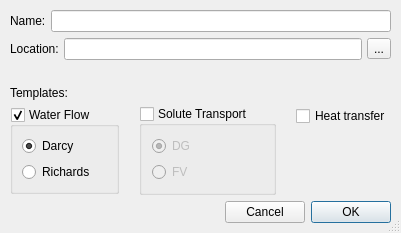
<?xml version="1.0" encoding="UTF-8"?>
<ui version="4.0">
 <class>NewFileDialog</class>
 <widget class="QDialog" name="NewFileDialog">
  <property name="windowModality">
   <enum>Qt::WindowModal</enum>
  </property>
  <property name="geometry">
   <rect>
    <x>0</x>
    <y>0</y>
    <width>472</width>
    <height>262</height>
   </rect>
  </property>
  <property name="sizePolicy">
   <sizepolicy hsizetype="Minimum" vsizetype="Fixed">
    <horstretch>0</horstretch>
    <verstretch>0</verstretch>
   </sizepolicy>
  </property>
  <property name="minimumSize">
   <size>
    <width>0</width>
    <height>0</height>
   </size>
  </property>
  <property name="maximumSize">
   <size>
    <width>16777215</width>
    <height>16777215</height>
   </size>
  </property>
  <property name="windowTitle">
   <string>New File</string>
  </property>
  <property name="layoutDirection">
   <enum>Qt::LeftToRight</enum>
  </property>
  <property name="sizeGripEnabled">
   <bool>true</bool>
  </property>
  <property name="modal">
   <bool>true</bool>
  </property>
  <layout class="QVBoxLayout" name="verticalLayout_3">
   <property name="spacing">
    <number>6</number>
   </property>
   <property name="sizeConstraint">
    <enum>QLayout::SetFixedSize</enum>
   </property>
   <property name="leftMargin">
    <number>10</number>
   </property>
   <property name="topMargin">
    <number>10</number>
   </property>
   <property name="rightMargin">
    <number>10</number>
   </property>
   <property name="bottomMargin">
    <number>10</number>
   </property>
   <item>
    <layout class="QHBoxLayout" name="horizontalLayout">
     <property name="spacing">
      <number>5</number>
     </property>
     <item>
      <widget class="QLabel" name="label_2">
       <property name="sizePolicy">
        <sizepolicy hsizetype="Fixed" vsizetype="Fixed">
         <horstretch>0</horstretch>
         <verstretch>0</verstretch>
        </sizepolicy>
       </property>
       <property name="minimumSize">
        <size>
         <width>0</width>
         <height>0</height>
        </size>
       </property>
       <property name="maximumSize">
        <size>
         <width>16777215</width>
         <height>16777215</height>
        </size>
       </property>
       <property name="text">
        <string>Name:</string>
       </property>
      </widget>
     </item>
     <item>
      <widget class="QLineEdit" name="name"/>
     </item>
    </layout>
   </item>
   <item>
    <layout class="QHBoxLayout" name="horizontalLayout_2">
     <property name="spacing">
      <number>5</number>
     </property>
     <item alignment="Qt::AlignVCenter">
      <widget class="QLabel" name="label_6">
       <property name="sizePolicy">
        <sizepolicy hsizetype="Fixed" vsizetype="Fixed">
         <horstretch>0</horstretch>
         <verstretch>0</verstretch>
        </sizepolicy>
       </property>
       <property name="minimumSize">
        <size>
         <width>0</width>
         <height>0</height>
        </size>
       </property>
       <property name="maximumSize">
        <size>
         <width>16777215</width>
         <height>16777215</height>
        </size>
       </property>
       <property name="text">
        <string>Location:</string>
       </property>
      </widget>
     </item>
     <item>
      <widget class="QLineEdit" name="location"/>
     </item>
     <item>
      <widget class="QToolButton" name="browse_button">
       <property name="sizePolicy">
        <sizepolicy hsizetype="Fixed" vsizetype="Fixed">
         <horstretch>100</horstretch>
         <verstretch>100</verstretch>
        </sizepolicy>
       </property>
       <property name="minimumSize">
        <size>
         <width>0</width>
         <height>0</height>
        </size>
       </property>
       <property name="maximumSize">
        <size>
         <width>16777215</width>
         <height>16777215</height>
        </size>
       </property>
       <property name="text">
        <string>...</string>
       </property>
       <property name="iconSize">
        <size>
         <width>20</width>
         <height>20</height>
        </size>
       </property>
      </widget>
     </item>
    </layout>
   </item>
   <item>
    <spacer name="verticalSpacer">
     <property name="orientation">
      <enum>Qt::Vertical</enum>
     </property>
     <property name="sizeType">
      <enum>QSizePolicy::MinimumExpanding</enum>
     </property>
     <property name="sizeHint" stdset="0">
      <size>
       <width>20</width>
       <height>20</height>
      </size>
     </property>
    </spacer>
   </item>
   <item>
    <widget class="QLabel" name="label_3">
     <property name="sizePolicy">
      <sizepolicy hsizetype="Fixed" vsizetype="Fixed">
       <horstretch>0</horstretch>
       <verstretch>0</verstretch>
      </sizepolicy>
     </property>
     <property name="text">
      <string>Templates:</string>
     </property>
    </widget>
   </item>
   <item>
    <layout class="QHBoxLayout" name="horizontalLayout_3">
     <property name="spacing">
      <number>0</number>
     </property>
     <property name="sizeConstraint">
      <enum>QLayout::SetDefaultConstraint</enum>
     </property>
     <item>
      <widget class="QGroupBox" name="water_flow">
       <property name="sizePolicy">
        <sizepolicy hsizetype="Fixed" vsizetype="Fixed">
         <horstretch>0</horstretch>
         <verstretch>0</verstretch>
        </sizepolicy>
       </property>
       <property name="title">
        <string>Water Flow</string>
       </property>
       <property name="checkable">
        <bool>true</bool>
       </property>
       <property name="checked">
        <bool>true</bool>
       </property>
       <layout class="QGridLayout" name="gridLayout">
        <property name="leftMargin">
         <number>9</number>
        </property>
        <property name="topMargin">
         <number>9</number>
        </property>
        <property name="rightMargin">
         <number>9</number>
        </property>
        <property name="bottomMargin">
         <number>9</number>
        </property>
        <item row="1" column="0" alignment="Qt::AlignLeft">
         <widget class="QRadioButton" name="rychards">
          <property name="sizePolicy">
           <sizepolicy hsizetype="Fixed" vsizetype="Fixed">
            <horstretch>0</horstretch>
            <verstretch>0</verstretch>
           </sizepolicy>
          </property>
          <property name="text">
           <string>Richards</string>
          </property>
         </widget>
        </item>
        <item row="0" column="0" alignment="Qt::AlignLeft">
         <widget class="QRadioButton" name="darcy">
          <property name="sizePolicy">
           <sizepolicy hsizetype="Fixed" vsizetype="Fixed">
            <horstretch>0</horstretch>
            <verstretch>0</verstretch>
           </sizepolicy>
          </property>
          <property name="text">
           <string>Darcy</string>
          </property>
          <property name="checked">
           <bool>true</bool>
          </property>
         </widget>
        </item>
       </layout>
      </widget>
     </item>
     <item>
      <spacer name="horizontalSpacer_2">
       <property name="orientation">
        <enum>Qt::Horizontal</enum>
       </property>
       <property name="sizeType">
        <enum>QSizePolicy::Fixed</enum>
       </property>
       <property name="sizeHint" stdset="0">
        <size>
         <width>20</width>
         <height>20</height>
        </size>
       </property>
      </spacer>
     </item>
     <item>
      <widget class="QGroupBox" name="solute_transport">
       <property name="sizePolicy">
        <sizepolicy hsizetype="Fixed" vsizetype="Fixed">
         <horstretch>0</horstretch>
         <verstretch>0</verstretch>
        </sizepolicy>
       </property>
       <property name="title">
        <string>Solute Transport</string>
       </property>
       <property name="checkable">
        <bool>true</bool>
       </property>
       <property name="checked">
        <bool>false</bool>
       </property>
       <layout class="QGridLayout" name="gridLayout_2">
        <property name="leftMargin">
         <number>10</number>
        </property>
        <property name="topMargin">
         <number>10</number>
        </property>
        <property name="rightMargin">
         <number>10</number>
        </property>
        <property name="bottomMargin">
         <number>10</number>
        </property>
        <item row="0" column="0" alignment="Qt::AlignLeft">
         <widget class="QRadioButton" name="dg">
          <property name="sizePolicy">
           <sizepolicy hsizetype="Fixed" vsizetype="Fixed">
            <horstretch>0</horstretch>
            <verstretch>0</verstretch>
           </sizepolicy>
          </property>
          <property name="text">
           <string>DG</string>
          </property>
          <property name="checked">
           <bool>true</bool>
          </property>
         </widget>
        </item>
        <item row="1" column="0" alignment="Qt::AlignLeft">
         <widget class="QRadioButton" name="fv">
          <property name="sizePolicy">
           <sizepolicy hsizetype="Fixed" vsizetype="Fixed">
            <horstretch>0</horstretch>
            <verstretch>0</verstretch>
           </sizepolicy>
          </property>
          <property name="text">
           <string>FV</string>
          </property>
          <property name="checked">
           <bool>false</bool>
          </property>
         </widget>
        </item>
       </layout>
      </widget>
     </item>
     <item>
      <spacer name="horizontalSpacer_3">
       <property name="orientation">
        <enum>Qt::Horizontal</enum>
       </property>
       <property name="sizeType">
        <enum>QSizePolicy::Fixed</enum>
       </property>
       <property name="sizeHint" stdset="0">
        <size>
         <width>20</width>
         <height>20</height>
        </size>
       </property>
      </spacer>
     </item>
     <item alignment="Qt::AlignTop">
      <widget class="QCheckBox" name="heat_transfer">
       <property name="sizePolicy">
        <sizepolicy hsizetype="Fixed" vsizetype="Fixed">
         <horstretch>0</horstretch>
         <verstretch>0</verstretch>
        </sizepolicy>
       </property>
       <property name="text">
        <string>Heat transfer</string>
       </property>
      </widget>
     </item>
     <item>
      <spacer name="horizontalSpacer">
       <property name="orientation">
        <enum>Qt::Horizontal</enum>
       </property>
       <property name="sizeType">
        <enum>QSizePolicy::Expanding</enum>
       </property>
       <property name="sizeHint" stdset="0">
        <size>
         <width>0</width>
         <height>0</height>
        </size>
       </property>
      </spacer>
     </item>
    </layout>
   </item>
   <item>
    <widget class="QDialogButtonBox" name="button_box">
     <property name="sizePolicy">
      <sizepolicy hsizetype="Fixed" vsizetype="Fixed">
       <horstretch>0</horstretch>
       <verstretch>0</verstretch>
      </sizepolicy>
     </property>
     <property name="layoutDirection">
      <enum>Qt::RightToLeft</enum>
     </property>
     <property name="standardButtons">
      <set>QDialogButtonBox::Cancel|QDialogButtonBox::Ok</set>
     </property>
    </widget>
   </item>
  </layout>
 </widget>
 <layoutdefault spacing="6" margin="0"/>
 <resources/>
 <connections>
  <connection>
   <sender>button_box</sender>
   <signal>accepted()</signal>
   <receiver>NewFileDialog</receiver>
   <slot>accept()</slot>
   <hints>
    <hint type="sourcelabel">
     <x>395</x>
     <y>230</y>
    </hint>
    <hint type="destinationlabel">
     <x>423</x>
     <y>200</y>
    </hint>
   </hints>
  </connection>
  <connection>
   <sender>button_box</sender>
   <signal>rejected()</signal>
   <receiver>NewFileDialog</receiver>
   <slot>reject()</slot>
   <hints>
    <hint type="sourcelabel">
     <x>293</x>
     <y>229</y>
    </hint>
    <hint type="destinationlabel">
     <x>209</x>
     <y>232</y>
    </hint>
   </hints>
  </connection>
 </connections>
</ui>
